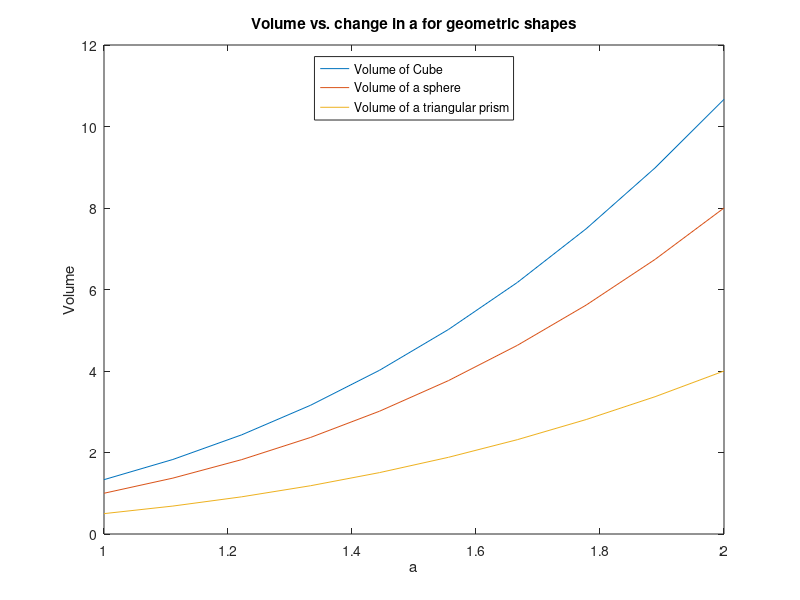

The MATLAB script that drew this image:
% Clair Cunningham  PSWC01  Homework #8

%% Problem #1
% Plot the deflection, y, of the beam as a function of distance,x
% Initialize constants
E = 70.0*10^9;
L = 6.0;
I = 9.19*10^(-6);
Wo = 800;
% split equation into two parts
x = linspace(0,6,100);
y = (-Wo.*x./(360*(E*I*L))).*(3.*x.^3-10*L^2.*x.^2+7*L^4);
plot(x,y); xlabel('Distance(m)'); ylabel('Displacement(m)'); title('Deflection of a Beam');

%Max Deflection of Beam is -0.01 meters.

%% Problem #2
% Show the given Euler series approaches pi/4
% Sets the value to approach and sets up arrays with different number of terms
truevalue = pi^2/6;
i10 = [1:10];
i50 = [1:50];
i100 = [1:100];
i200 = [1:200];
%Uses the equation in the summation to solve for each value individually
multi10 = 1./(i10.^2);
multi50 = 1./(i50.^2);
multi100 = 1./(i100.^2);
multi200 = 1./(i200.^2);
%Adds up all value calculated to arrive at the total sum.
sum10 = sum(multi10);
sum50 = sum(multi50);
sum100 = sum(multi100);
sum200 = sum(multi200);
%Calculates percent error.
error10 = (truevalue-sum10)/truevalue*100;
error50 = (truevalue-sum50)/truevalue*100;
error100 = (truevalue-sum100)/truevalue*100;
error200 = (truevalue-sum200)/truevalue*100;
numterms = [10,50,100,200;error10,error50,error100,error200]

%% Problem #3
%Plot the variation of volume versus the variable a
%A controls the change in volume for all three shapes
close all; clear all; clc
a = linspace(1,2,10);
vs = 4/3.*a.^3;
vt = 1/2.*a.^3;
vc = a.^3;
y = linspace(1,2,10);
figure(1); plot(a,vs,a,vc,a,vt);hold on;

xlabel('a');ylabel('Volume'); title('Volume vs. change in a for geometric shapes');
legend('Volume of Cube', 'Volume of a sphere', 'Volume of a triangular prism','Location','North')